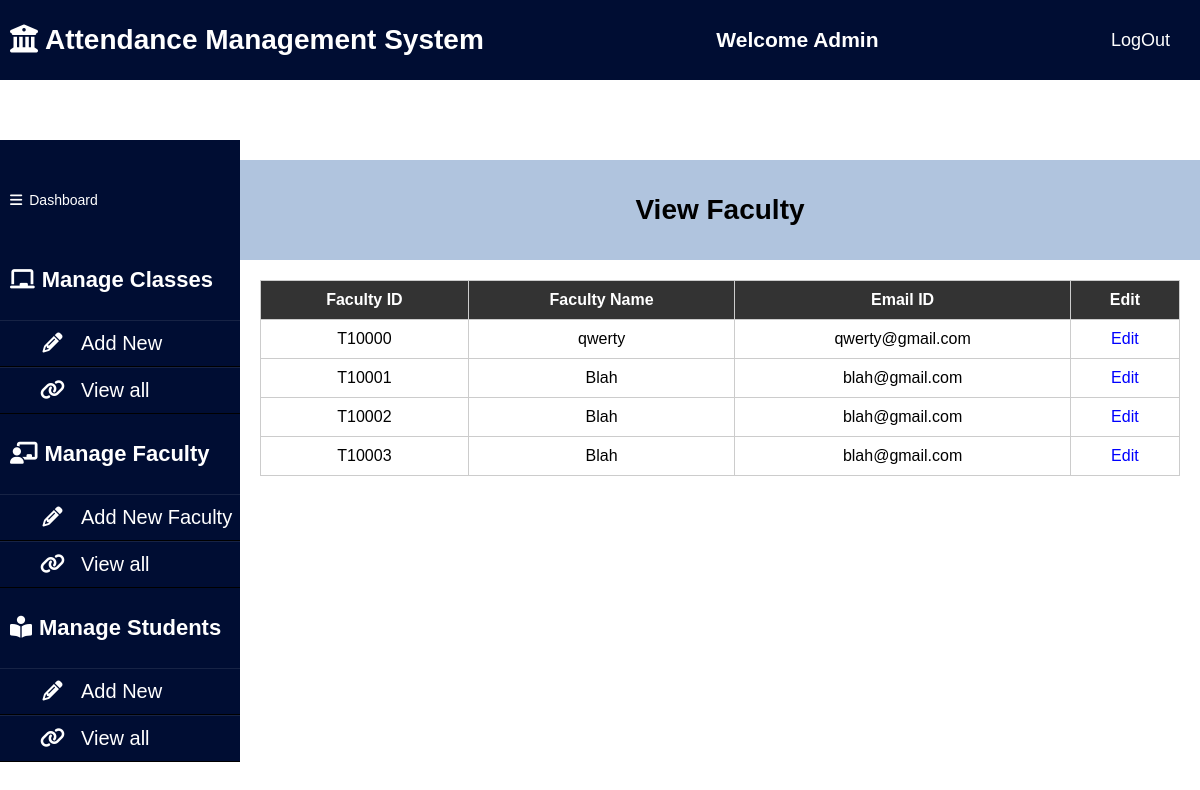
/viewfaculty (signed in), run on an earlier commit of the app's database.
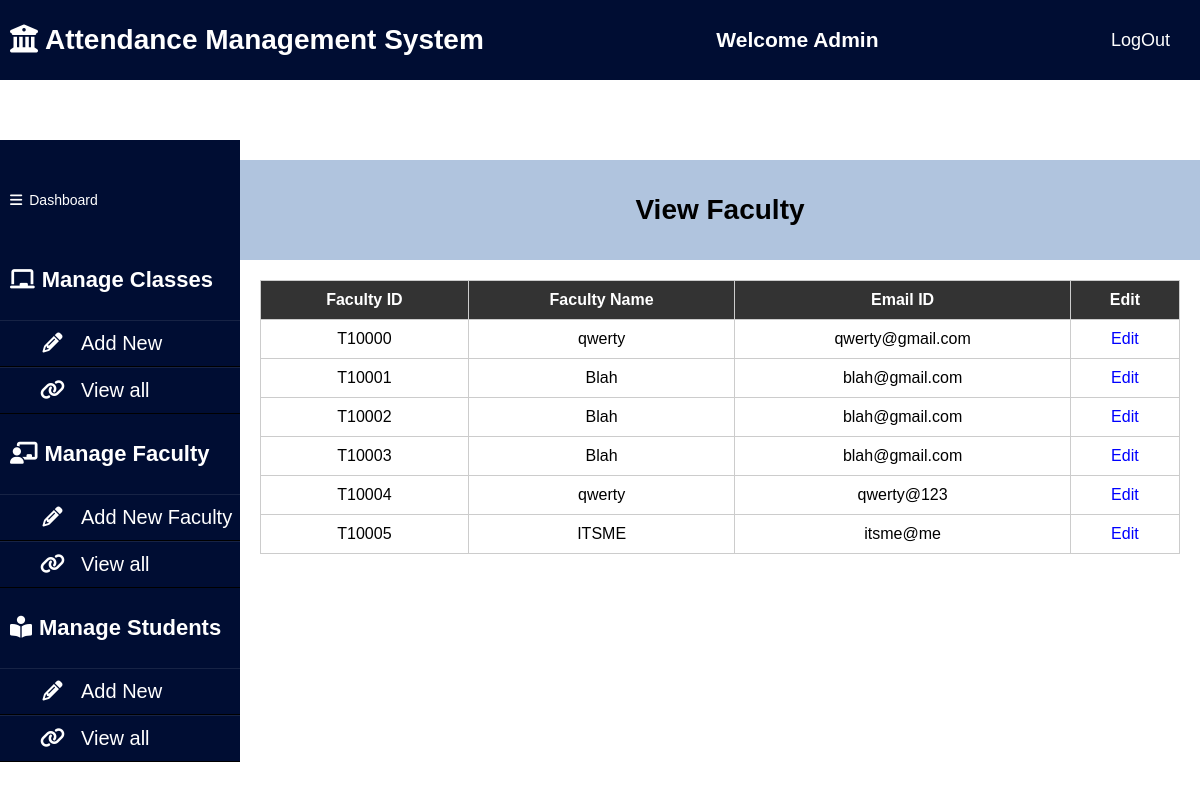
And on a later commit of the database.
### AMS_APP/models.py (models this page shows, shortened)
class Teacher(models.Model):
    teacher_id=models.CharField(max_length=15)
    teacher_name=models.CharField(max_length=30)
    email_id=models.CharField(max_length=30)
    password=models.CharField(max_length=30)

### AMS_APP/views.py (the view)
# urls.py: path('viewfaculty', views.viewfaculty, name='viewfaculty'),
def viewfaculty(request):
    if request.user.is_anonymous:
        return redirect("/")
    teacher_list=(Teacher.objects.all())
    return render(request, 'viewfaculty.html',
                  {'teacher_list':teacher_list})

### template/viewfaculty.html (shortened to what this page needs)
{% load static %}
<!DOCTYPE html>
<html lang="en">
<head>
    <link rel="stylesheet" href="https://cdnjs.cloudflare.com/ajax/libs/font-awesome/6.4.0/css/all.min.css">
    <link rel="stylesheet" type="text/css" href="{% static 'css/admindashboard.css'%}">
</head>
<body>
    <header>
        <h1><i class="fas fa-university"></i>Attendance Management System</h1>
        <h2>Welcome Admin</h2>
        <a href="/logoutuser" class="btn">LogOut</a>
    </header>
    <aside>
        <header>
            <div>
                <i class="fas fa-bars"></i>Dashboard
            </div>
        </header>
        <ul>
            <li><h4><i class="fas fa-chalkboard"></i>Manage Classes</h4></li>
            <ul>
                <li><a href="/courseadd"><i class="fa fa-pencil fa-fw"></i>Add New</a></li>
                <li><a href="/viewclass"><i class="fa fa-link"></i>View all</a></li>
            </ul>
        </ul>
        <ul>
            <li><h4><i class="fas fa-chalkboard-teacher"></i>Manage Faculty</h4></li>
            <ul>
                <li><a href="/teacher"><i class="fa fa-pencil fa-fw"></i>Add New Faculty</a></li>
                <li><a href="/viewfaculty"><i class="fa fa-link"></i>View all</a></li>
            </ul>
        </ul>
        <ul>
            <li><h4><i class="fas fa-book-reader" aria-hidden="true"></i>Manage Students</h4></li>
            <ul>
                <li><a href="/addnewstudent"><i class="fa fa-pencil fa-fw"></i>Add New</a></li>
                <li><a href="/viewstudent"><i class="fa fa-link"></i>View all</a></li>
            </ul>
        </ul>
    </aside>
    <div class="content-container">
        <header id="topic">
            <h1>View Faculty</h1>
        </header>
        <main>
            <table id="faculty-table">
                <thead>
                    <tr>
                        <th>Faculty ID</th>
                        <th>Faculty Name</th>
                        <th>Email ID</th>
                        <th>Edit</th>
                    </tr>
                </thead>
                <tbody>
                    {% for q in teacher_list %}
						  <tr>
							<td>{{q.teacher_id}}</td>
							<td>{{q.teacher_name}}</td>
							<td>{{q.email_id}}</td>
							<td><a href="/teacher_mgmt/?teacher_id={{ q.teacher_id }}">Edit</a></td>
						  </tr>
						  {% endfor %}
                </tbody>
            </table>
        </main>
    </div>
</body>
</html>

What changed in the data, as far as the page shows it:
added Teacher: teacher_id "T10004", teacher_name "qwerty", email_id "qwerty@123"
added Teacher: teacher_id "T10005", teacher_name "ITSME", email_id "itsme@me"
